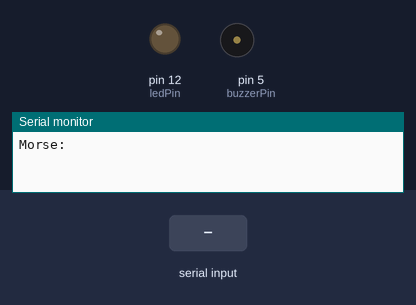
Bench run of a sketch on a simulated Arduino Uno, built with avr-gcc and run on an emulated ATmega328P. On the bench: output pins drawn as LEDs (lit = HIGH), buzzer (waves = sounding), the last lines printed to the serial monitor. The test bench sets the inputs (shaded band).

Above: at 1.2 s.
1.3 s: "90 45\n" received over Serial
At 1.4 s:
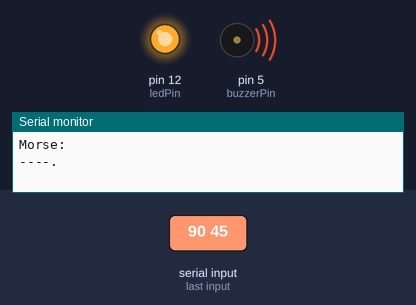
Timing chart, 0 to 10.3 s (numbered marks = the images above; inputs shaded):
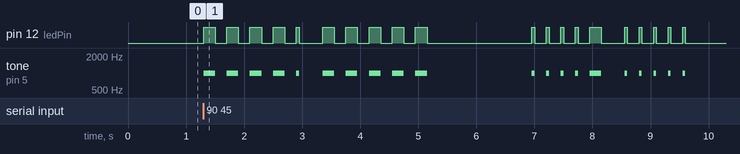

Measured:
- after the input at 1.3 s, pin 12 (ledPin): LOW → HIGH at once, → LOW 0.20 s later, → HIGH 0.20 s later, → LOW 0.20 s later, … (40 changes in this stretch); tone on pin 5 (buzzerPin): plays 1000 Hz for 0.20 s, 1000 Hz for 0.20 s, 1000 Hz for 0.20 s, 1000 Hz for 0.20 s, 1000 Hz for 0.05 s, 1000 Hz for 0.20 s … (20 notes in this stretch), starting at once

The sketch:

morse.ino
```cpp
String letters[] = {
".-",
"-...",
"-.-.",
"-..",
".",
"..-.",
"--.",
"....",
"..",
".---",
"-.-",
".-..",
"--",
"-.",
"---",
".--.",
"--.-",
".-.",
"...",
"-",
"..-",
"...-",
".--",
"-..-",
"-.--",
"--.."
};

String numbers[] = {
"-----",
".----",
"..---",
"...--",
"....-",
".....",
"-....",
"--...",
"---..",
"----."};

int buzzerPin = 5;
int ledPin = 12;

int freq = 1000;
int pause = 200;
int tPoint = 50;
int tLine = 200;

void setup() {
  Serial.begin(9600);
  pinMode(buzzerPin, OUTPUT);
  pinMode(ledPin, OUTPUT);


  Serial.println("Morse: ");
}

void loop() {

  //Ascolto dell'input
  if (Serial.available()) {
    char ch = Serial.read();

  //Nel caso i caratteri inseriti siano spazi o a capi fai una pausa
    if ((ch == '\n') || (ch == '\r')) {
      delay(pause * 7);
    }
    else if (ch == ' ') {
      delay(pause * 7);
    }
    else {
      doMorse(int(ch));
    }
  }
}

//Passa dal ASCII al morse
void doMorse(int i) {
  String code = "";
  //Se la lettere inserita si trova nel delta di numeri in cui è decodificato l'alfabeto in ASCII, togli a n 97 (97 = a) così facendo ottengo posizione della lettera secondo l'array Letters

  if ((i >= 97) && (i <= 122)) {
    code = letters[i-97];
  }
  else if ((i >= 48) && (i <= 57)) {
    code = numbers[i-48];
  }
  else {
    code = "?";
  }
  Serial.println(code);
  if (code != "?") {

     for (int n = 0; n < code.length(); n++){
       char t = code.charAt(n);
     //Definizione dei millisecondi per punto e linea
       if (t == '.') {
         digitalWrite(ledPin, HIGH);
         tone(buzzerPin, freq, tPoint);
         delay(tPoint);
         digitalWrite(ledPin, LOW);
         delay(pause);
       } else if (t == '-') {
        digitalWrite(ledPin, HIGH);
         tone(buzzerPin, freq, tLine);
         delay(tLine);
         digitalWrite(ledPin, LOW);
         delay(pause);
       }
     }
     delay(pause);
  }
}
```
